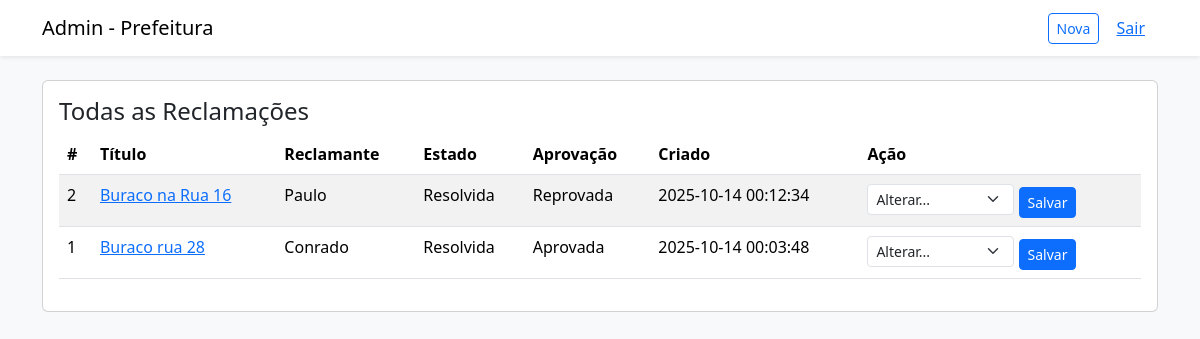
Page /admin.php (signed in) on the committed database.
### tables this page shows
CREATE TABLE `reclamacao` (
  `id` int(11) NOT NULL,
  `id_reclamante` int(11) NOT NULL,
  `titulo` varchar(255) NOT NULL,
  `descricao` text NOT NULL,
  `foto` varchar(255) DEFAULT NULL,
  `estado` enum('Enviada','Atribuída','Em andamento','Resolvida') NOT NULL DEFAULT 'Enviada',
  `aprovacao` enum('','Aprovada','Reprovada') DEFAULT '',
  `comentario` text DEFAULT NULL,
  `criado_em` timestamp NOT NULL DEFAULT current_timestamp()
);

CREATE TABLE `usuarios` (
  `id` int(11) NOT NULL,
  `nome` varchar(300) NOT NULL,
  `email` varchar(300) NOT NULL,
  `senha` varchar(128) NOT NULL,
  `cpf` int(11) NOT NULL,
  `nascimento` date NOT NULL,
  `tipo` enum('admin','usuario') NOT NULL
);

### admin.php (the view, shortened to what this page needs)
<?php
require 'config.php';
$stmt = $pdo->query("SELECT r.*, u.nome as reclamante_nome FROM reclamacao r JOIN usuarios u ON u.id = r.id_reclamante ORDER BY r.criado_em DESC");
$all = $stmt->fetchAll();
?>
<!doctype html>
<html>
<head>
  <link href="https://cdn.jsdelivr.net/npm/bootstrap@5.3.2/dist/css/bootstrap.min.css" rel="stylesheet">
</head>
<body class="bg-light">
<nav class="navbar navbar-expand-lg navbar-light bg-white shadow-sm">
  <div class="container">
    <a class="navbar-brand" href="#">Admin - Prefeitura</a>
    <div>
      <a class="btn btn-outline-primary btn-sm" href="create_complaint.php">Nova</a>
      <a class="btn btn-link" href="logout.php">Sair</a>
    </div>
  </div>
</nav>
<div class="container py-4">
  <div class="card">
    <div class="card-body">
      <h4>Todas as Reclamações</h4>
      <?php if(empty($all)): ?>
        <p>Nenhuma reclamação registrada.</p>
      <?php else: ?>
        <table class="table table-striped">
          <thead>
            <tr>
              <th>#</th><th>Título</th><th>Reclamante</th><th>Estado</th><th>Aprovação</th><th>Criado</th><th>Ação</th>
            </tr>
          </thead>
          <tbody>
            <?php foreach($all as $r): ?>
            <tr>
              <td><?= $r['id'] ?></td>
              <td><a href="view_complaint.php?id=<?=$r['id']?>"><?=htmlspecialchars($r['titulo'])?></a></td>
              <td><?=htmlspecialchars($r['reclamante_nome'])?></td>
              <td><?=htmlspecialchars($r['estado'])?></td>
              <td><?= $r['aprovacao'] ?: '—' ?></td>
              <td><?= $r['criado_em'] ?></td>
              <td>
                <form style="display:inline-block" method="post">
                  <select name="novo_estado" class="form-select form-select-sm" style="width:auto;display:inline-block">
                    <option value="">Alterar...</option>
                  </select>
                  <button class="btn btn-sm btn-primary mt-1">Salvar</button>
                </form>
              </td>
            </tr>
            <?php endforeach; ?>
          </tbody>
        </table>
      <?php endif; ?>
    </div>
  </div>
</div>
</body>
</html>

### rows in the picture
reclamacao: id "2", titulo "Buraco na Rua 16", id_reclamante.nome "Paulo", estado "Resolvida", aprovacao "Reprovada", criado_em "2025-10-14 00:12:34"
reclamacao: id "1", titulo "Buraco rua 28", id_reclamante.nome "Conrado", estado "Resolvida", aprovacao "Aprovada", criado_em "2025-10-14 00:03:48"
